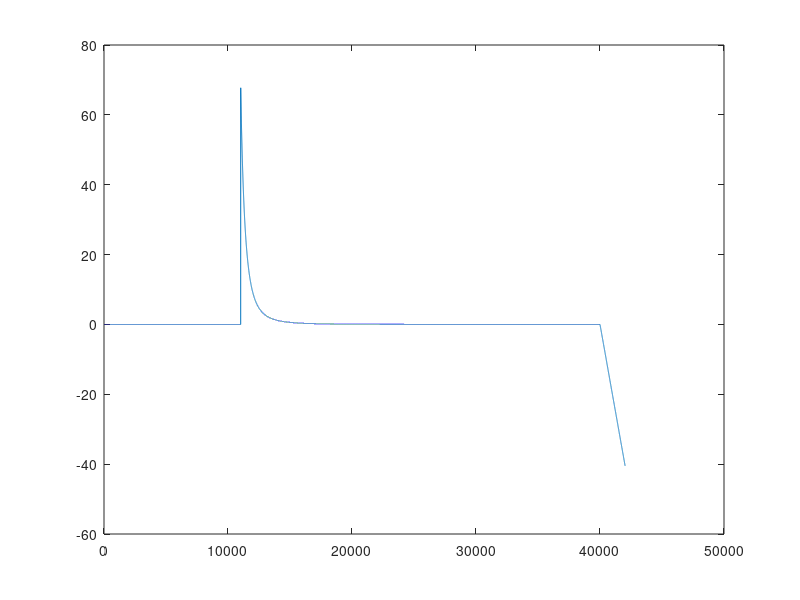

Source code (MATLAB):
% clear
% W = 1:500^2;
% kh1 = 1;
% kh2 = 1;
% wrest = 200^2;
% wmin = 100^2;
% g1 = pi/(2*(wrest-wmin));
% g2 = -g1*wrest;
% k= 1;
% 
% for i=110^2:160^2
%     w = abs(W(i));
%     if w > wrest
%         z(i) = kh2*(w-wrest)^2;
%     elseif w > wmin
%         z(i) = kh1*(tan(g1*w+g2))^2;
%     else
%         z(i) = 0;
%     end
% end
% plot(z)

% syms kh1 kh2 w wrest pi wmin
% g1 = pi/(2*(wrest-wmin));
% g2 = -g1*wrest;
% f1 = kh2*(w-wrest)^2;
% f2 = kh1*(tan(g1*w+g2))^2;
% f11 = diff(f1, w)
% f22 = diff(f2, w)
% 


clear
W = 1:500^2;
kh1 = 1e2;
kh2 = 1e-2;
wrest = 200^2;
wmin = 100^2;
g1 = pi/(2*(wrest-wmin));
g2 = -g1*wrest;
k= 1;
for i=105^2:1:205^2
    w = abs(W(i));
    if w > wrest
        z(i) = kh2*(2*w - 2*wrest);
    elseif w > wmin
        z(i) = (2*kh1*pi*tan((w*pi)/(2*wmin - 2*wrest) - (wrest*pi)/(2*wmin - 2*wrest))*(tan((w*pi)/(2*wmin - 2*wrest) - (wrest*pi)/(2*wmin - 2*wrest))^2 + 1))/(2*wmin - 2*wrest);
    else
        z(i) = 1e4;
    end
end
z=-z;
plot(z)